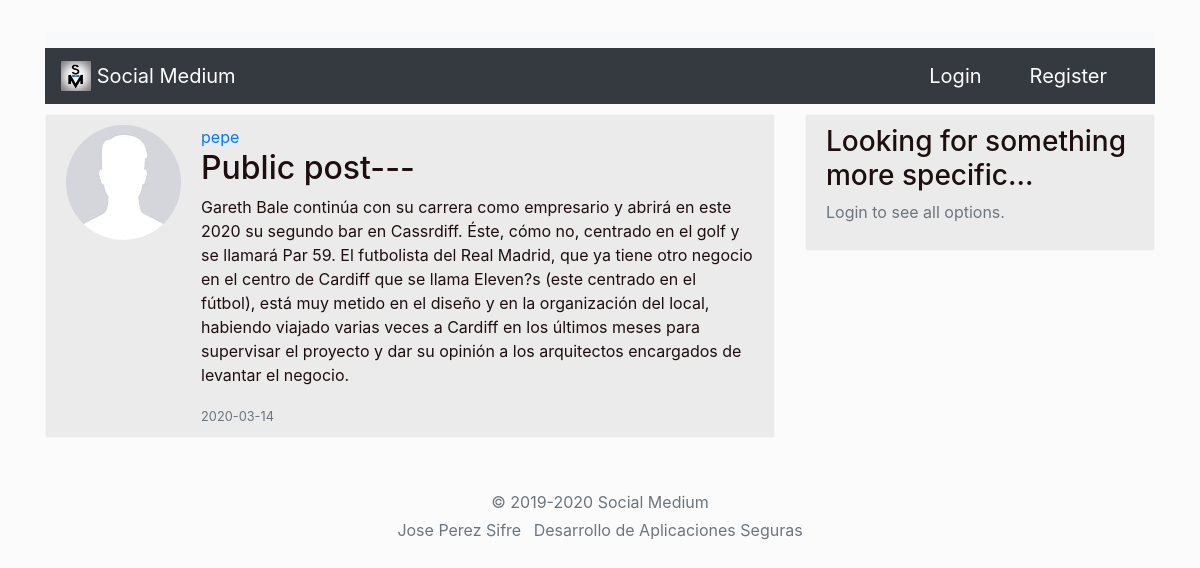
/post/1, run on an earlier commit of the app's database.
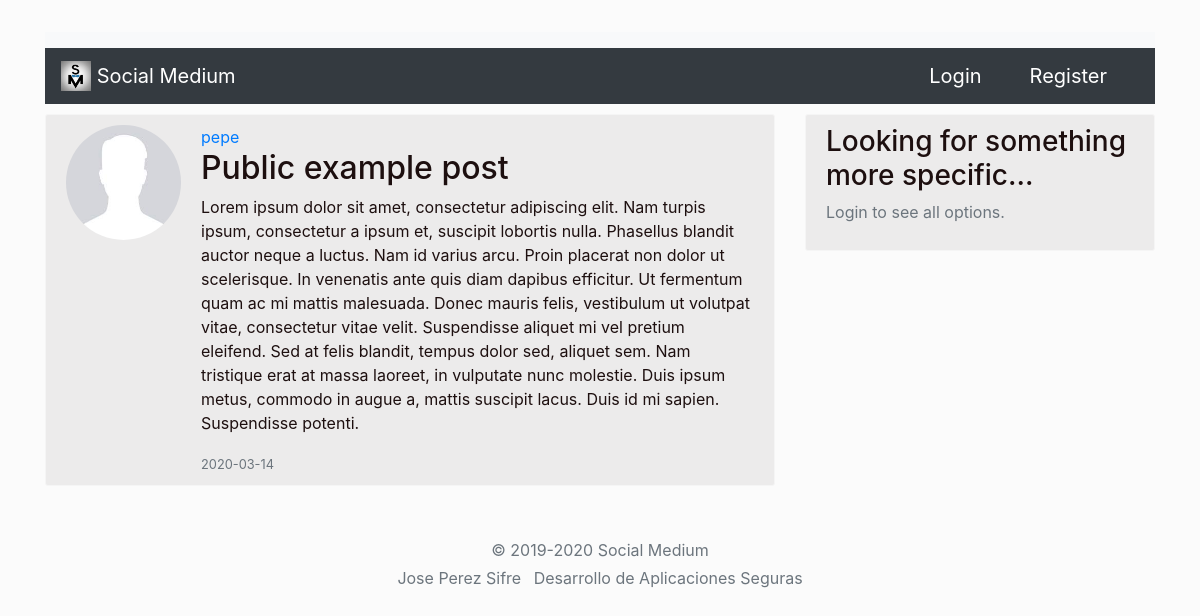
And on a later commit of the database.
### medium/models.py (models this page shows, shortened)
class Post(db.Model):
    id = db.Column(db.Integer, primary_key=True)
    title = db.Column(db.String(100), nullable=False)
    date_posted = db.Column(db.DateTime, nullable=False, default=datetime.utcnow)
    content = db.Column(db.Text, nullable=False)
    post_type = db.Column(db.String(1), nullable=False, default='0')
    shared_token = db.Column(db.String(512), nullable=True)#Por defecto, default=NULL
    iv_post = db.Column(db.String(16), nullable=True)
    user_id = db.Column(db.Integer, db.ForeignKey('user.id'), nullable=False)
    '''
    def get_post_type(self):
        return self.__post_type

    def set_post_type(self, post_type):
        self.__post_type = post_type
    '''

### medium/posts/routes.py (the view)
@posts.route("/post/<int:post_id>", methods=['GET'])
def post(post_id):
    post = Post.query.get_or_404(post_id)
    if current_user.is_authenticated:
        if post.author != current_user and post.post_type=='1':
            current_app.logger.warning('[User: %s] [Message: Ha intenatado ver el post personal %d que no es suyo]',current_user.username, post.id)
            abort(403)
        elif post.author == current_user and post.post_type=='1':
            if 'Pk' not in session:
                current_app.logger.warning('[User: %s] [Message: No ha podido crear post personal, no esta la llave en la sesion]',current_user.username)
                abort(404)
            decrypt_personal_post(session['Pk'], current_user, post)
            return render_template('post.html', title=post.title, post=post)
        else:
            return render_template('post.html', title=post.title, post=post)
    else:
        if post.post_type == '2':
            return render_template('post.html', title=post.title, post=post)
        else:
            flash(f'You must login in to see that post', 'info')
            return redirect(url_for('users.login'))

### medium/templates/post.html (shortened to what this page needs)
{% extends "base.html" %}
{% block content %}
<article class="media content-section">
  <img class="rounded-circle account-imgSize"
    src="{{ url_for('static', filename='profilePictures/' + post.author.image_file) }}">
  <div class="media-body">
    <div class="article-metadata">
      <a class="mr-2"
        href="{{ url_for('users.user_post', username=post.author.username) }}">{{ post.author.username }}</a>
  </div>
  <h2 class="article-title">{{ post.title }}</h2>
  <p class="article-content">{{ post.content }}</p>
  <small class="text-muted">{{ post.date_posted.strftime('%Y-%m-%d') }}</small>
</article>
{% endblock content %}

What changed in the data, as far as the page shows it:
changed Post: title "Public post---" → "Public example post"; content "Gareth Bale continúa con su carrera como empresario y abrirá en este 2020 su segundo bar en Cassrdiff. Éste, cómo no, centrado en el golf y se llamará Par 59. El futbolista del Real Madrid, que ya tiene otro negocio en el centro de Cardiff que se llama Eleven?s (este centrado en el fútbol), está muy metido en el diseño y en la organización del local, habiendo viajado varias veces a Cardiff en los últimos meses para supervisar el proyecto y dar su opinión a los arquitectos encargados de levantar el negocio." → "Lorem ipsum dolor sit amet, consectetur adipiscing elit. Nam turpis ipsum, consectetur a ipsum et, suscipit lobortis nulla. Phasellus blandit auctor neque a luctus. Nam id varius arcu. Proin placerat non dolor ut scelerisque. In venenatis ante quis diam dapibus efficitur. Ut fermentum quam ac mi mattis malesuada. Donec mauris felis, vestibulum ut volutpat vitae, consectetur vitae velit. Suspendisse aliquet mi vel pretium eleifend. Sed at felis blandit, tempus dolor sed, aliquet sem. Nam tristique erat at massa laoreet, in vulputate nunc molestie. Duis ipsum metus, commodo in augue a, mattis suscipit lacus. Duis id mi sapien. Suspendisse potenti."
